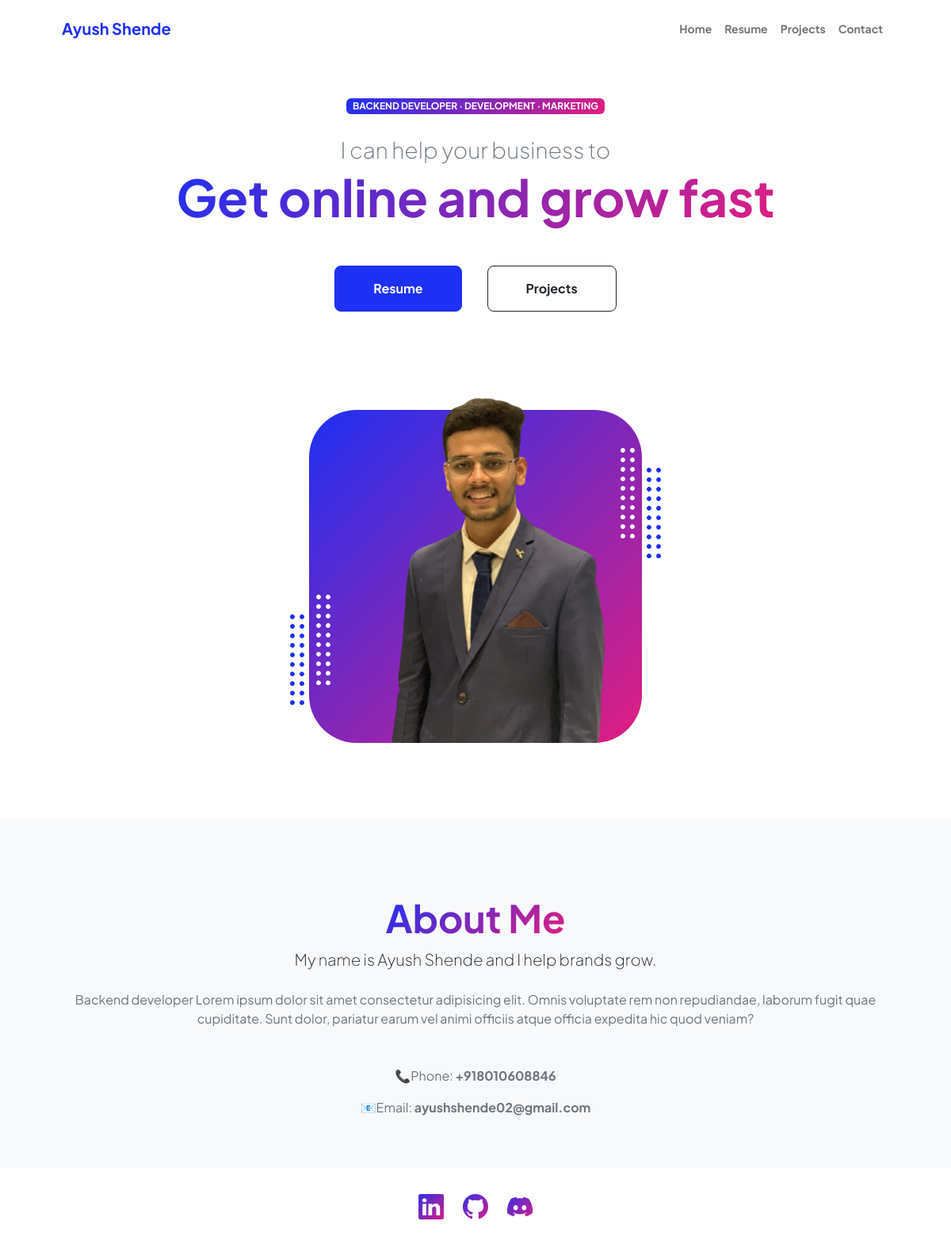
/home/, run on the app's committed database.
### main/models.py (models this page shows, shortened)
class Profile(models.Model):
    user = models.ForeignKey(User, on_delete=models.CASCADE)
    phone = models.CharField(max_length=13, null=True, blank=True)
    profile_img = models.ImageField(blank=True, upload_to='images', default='images/p1.jpeg')
    about_me = models.CharField(max_length=500, null=True, blank=True)

### main/views.py (the view)
# urls.py: path('home/', views.home, name='home'),
def home(request):
    profile = Profile.objects.get(pk=1)
    context = {
        'profile': profile
    }
    return render(request, 'main/index.html',context)

### main/templates/main/index.html (shortened to what this page needs)
{% extends 'main/base.html' %}
{% block content %}
            <header class="py-5">
                <div class="container px-5 pb-5">
                    <div class="row gx-5 align-items-center">
                        <div class="col-xxl-5">
                            <div class="text-center text-xxl-start">
                                <div class="badge bg-gradient-primary-to-secondary text-white mb-4"><div class="text-uppercase">Backend Developer &middot; Development &middot; Marketing</div></div>
                                <div class="fs-3 fw-light text-muted">I can help your business to</div>
                                <h1 class="display-3 fw-bolder mb-5"><span class="text-gradient d-inline">Get online and grow fast</span></h1>
                                <div class="d-grid gap-3 d-sm-flex justify-content-sm-center justify-content-xxl-start mb-3">
                                    <a class="btn btn-primary btn-lg px-5 py-3 me-sm-3 fs-6 fw-bolder" href="{% url 'resume' %}">Resume</a>
                                    <a class="btn btn-outline-dark btn-lg px-5 py-3 fs-6 fw-bolder" href="{% url 'projects' %}">Projects</a>
                                </div>
                            </div>
                        </div>
                        <div class="col-xxl-7">
                            <div class="d-flex justify-content-center mt-5 mt-xxl-0">
                                <div class="profile bg-gradient-primary-to-secondary">
                                    <img class="profile-img" src="{{profile.profile_img.url}}" alt="..." />
                                    <div class="dots-1">
                                    </div>
                                    <div class="dots-2">
                                    </div>
                                    <div class="dots-3">
                                    </div>
                                    <div class="dots-4">
                                    </div>
                                </div>
                            </div>
                        </div>
                    </div>
                </div>
            </header>
            <section class="bg-light py-5">
                <div class="container px-5">
                    <div class="row gx-5 justify-content-center">
                        <div class="col-xxl-8">
                            <div class="text-center my-5">
                                <h2 class="display-5 fw-bolder"><span class="text-gradient d-inline">About Me</span></h2>
                                <p class="lead fw-light mb-4">My name is {{profile.user.first_name}} {{profile.user.last_name}} and I help brands grow.</p>
                                <p class="text-muted">{{profile.about_me}}</p>
                            </div>
                            <div class="text-center mb-10">
                                <p class="text-muted ">📞Phone: <b>{{profile.phone}}</b></p>
                                <p class="text-muted">📧Email: <b>{{profile.user.email}}</b></p>
                            </div>
                        </div>
                    </div>
                </div>
            </section>
        </main>
{% endblock %}

### data on the page
Profile: profile_img (picture), user.first_name "Ayush", user.last_name "Shende", about_me "Backend developer Lorem ipsum dolor sit amet consectetur adipisicing elit. Omnis voluptate rem non repudiandae, laborum fugit quae cupiditate. Sunt dolor, pariatur earum vel animi officiis atque officia expedita hic quod veniam?", phone "+918010608846", user.email "ayushshende02@gmail.com"
